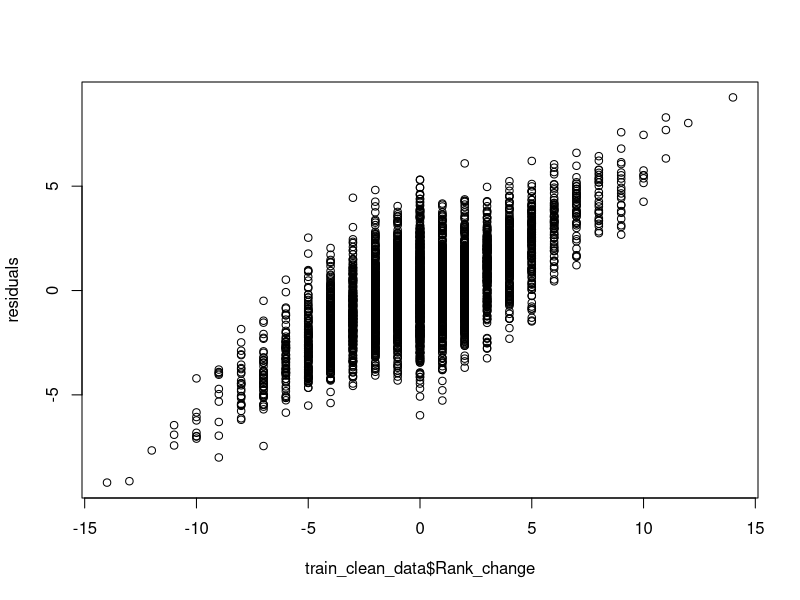
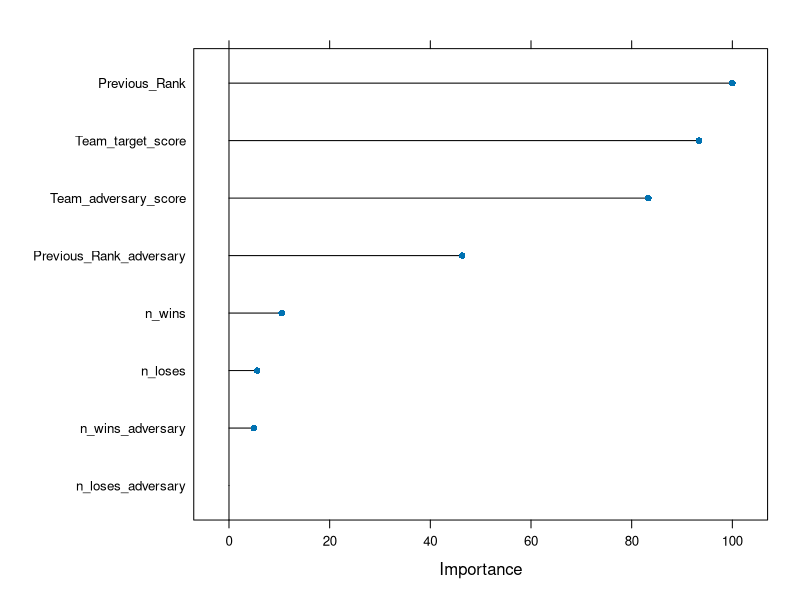

Generate these figures, in order, with R:
## ---- chunk 1
library(caret)
library(tidyverse)
## ---- chunk 2
games_context = read_csv("games_context.csv")
## ---- chunk 3
train = games_context %>% filter(Season <= 2014)
test = games_context %>% filter(Season > 2014)
## ---- chunk 4
test_clean_data = test %>% ungroup() %>% select(-Date, -Team_target, -Team_adversary, -Season, -Week, -Day_of_week, -Type, -record, -record_adversary, -rank, -rank_adversary, -Rank_change_adversary, -n_ties, -n_ties_adversary)

train_clean_data = train %>% ungroup() %>% select(-Date, -Team_target, -Team_adversary, -Season, -Week, -Day_of_week, -Type, -record, -record_adversary, -rank, -rank_adversary, -Rank_change_adversary, -n_ties, -n_ties_adversary)
## ---- chunk 5
ctrl = trainControl(method = "cv", number = 10)

lmCVFit = train(Rank_change ~ ., data = train_clean_data, method = "lm", trControl = ctrl, metric="Rsquared")

residuals = resid(lmCVFit)
predictedValues = predict(lmCVFit)
predictedVal = predict(lmCVFit, test_clean_data)
modelvalues = data.frame(obs = test_clean_data$Rank_change, pred=predictedVal)
## ---- chunk 6
plot(train_clean_data$Rank_change, residuals)
plot(varImp(lmCVFit))
defaultSummary(modelvalues)

saveRDS(lmCVFit, "power_ranking_variations.rds")
## ---- chunk 7
prediction = predict(lmCVFit, test)
test_human_based = bind_cols(test, Prediction_change = prediction)
next_rank = test_human_based %>% group_by(Season, Week) %>% mutate(model_rank = (Previous_Rank + Prediction_change) %>% rank())
## ---- chunk 8
corr = next_rank %>% group_by(Season, Week) %>% summarise(Correlation = cor.test(rank, model_rank, method = "spearman", alternative = "two.sided")$estimate)
pure_ranking = data_frame(time = next_rank$Team_target, temp = next_rank$Season, semana = next_rank$Week, rank_espn = next_rank$rank, rank_modelo = next_rank$model_rank)
## ---- chunk 9
update_data_frame = function(full_data, replacement_data){
  full_data = test_machine_based
  replacement_data = new_rank
  
  season = replacement_data$Season %>% unique()
  week = replacement_data$Week %>% unique()
  
  full_data_s_w = full_data %>% filter(Season == season, Week == week) %>% select(-rank, -Rank_change)
  full_data_s_w = full_data_s_w %>% inner_join(replacement_data) %>% mutate(Rank_change = rank - Previous_Rank)
  
  full_data = full_data %>% filter(Season == season, Week != week)
  full_data = full_data %>% bind_rows(full_data_s_w)
  
  if((week+1) <= max(full_data$Week)){
    full_data_s_next_w = full_data %>% filter(Season == season, Week == (week+1)) %>% select(-Previous_Rank)
    full_data_s_next_w = full_data_s_next_w %>% inner_join(replacement_data %>% select(Previous_Rank = rank, -Week, Season, Team_target))
    
    full_data = full_data %>% filter(Season == season, Week != (week+1))
    full_data = full_data %>% bind_rows(full_data_s_next_w)    
  }
  return(full_data)
}

# predict change
# previous rank + change = rank
# rank -> previous rank

test_machine_based = test
max_season = max(test_machine_based$Season)
min_season = min(test_machine_based$Season)

max_week = max(test_machine_based$Week)
min_week = min(test_machine_based$Week)

for(s in min_season:max_season){
  for(w in min_week:max_week){
    w = 11
    week_games = test_machine_based %>% filter(Season == s, Week == w)
    prediction_s_w = predict(lmCVFit, week_games)
    new_rank = week_games %>% select(Season, Week, Team_target) %>% bind_cols(rank = (prediction_s_w + week_games$Previous_Rank) %>% rank())
    
    test_machine_based = update_data_frame(test_machine_based, new_rank)
  }
}
